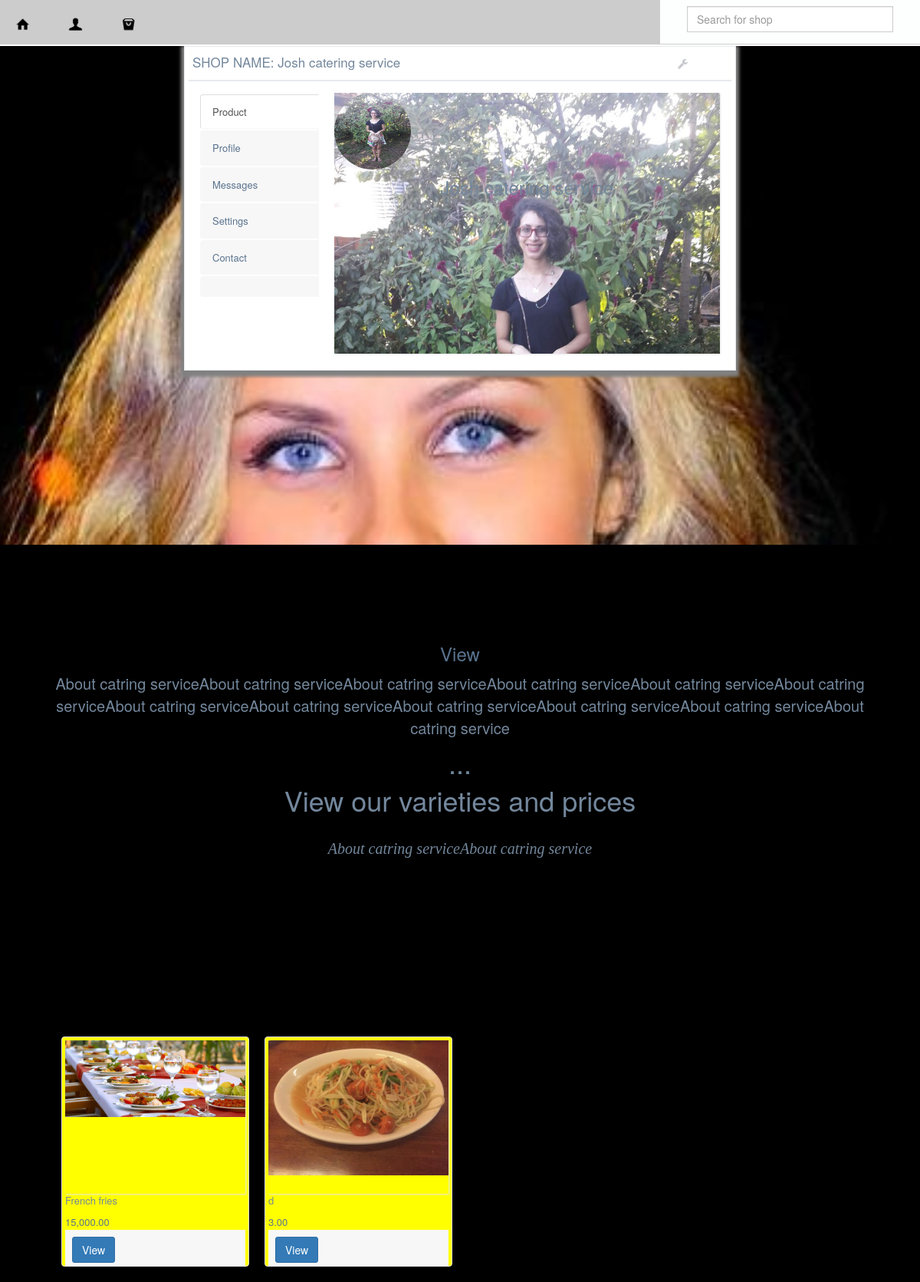
The app's page /catering.php?user=mycatering with its own data.
### tables this page shows
CREATE TABLE `cateringcover` (
  `cateringcover_id` int(225) NOT NULL,
  `user_id` int(225) NOT NULL,
  `user_name` varchar(50) NOT NULL,
  `bannerimage` varchar(200) NOT NULL,
  `about` text NOT NULL,
  `servicedelivery` text NOT NULL,
  `backgroundcolor` varchar(50) NOT NULL,
  `containercolor` varchar(50) NOT NULL,
  `timeposted` timestamp NOT NULL DEFAULT CURRENT_TIMESTAMP
);

CREATE TABLE `shops` (
  `shops_id` int(225) NOT NULL,
  `user_id` int(225) NOT NULL,
  `user_name` varchar(50) NOT NULL,
  `shopname` varchar(100) NOT NULL,
  `shopkey` varchar(50) NOT NULL,
  `typeofbusiness` varchar(50) NOT NULL,
  `phonenumber` int(20) NOT NULL,
  `idnumber` varchar(20) NOT NULL,
  `country` varchar(50) NOT NULL,
  `town` varchar(50) NOT NULL,
  `exactbusinesslocation` varchar(50) NOT NULL,
  `popularname` varchar(50) NOT NULL,
  `orderbutton` varchar(5) NOT NULL,
  `currency` varchar(20) NOT NULL,
  `premium` int(2) NOT NULL DEFAULT '0',
  `timecreated` timestamp NOT NULL DEFAULT CURRENT_TIMESTAMP
);

CREATE TABLE `users` (
  `user_id` int(11) NOT NULL,
  `user_name` varchar(15) NOT NULL,
  `user_email` varchar(40) NOT NULL,
  `user_pass` varchar(255) NOT NULL,
  `first_name` varchar(50) NOT NULL,
  `middle_name` varchar(50) NOT NULL,
  `last_name` varchar(50) NOT NULL,
  `gender` varchar(10) NOT NULL,
  `yearofbirth` int(5) NOT NULL,
  `userphonenumber` varchar(20) NOT NULL,
  `country` varchar(225) NOT NULL,
  `userlocation` varchar(225) NOT NULL,
  `profileimage` varchar(50) NOT NULL,
  `joining_date` timestamp NOT NULL DEFAULT CURRENT_TIMESTAMP
);

CREATE TABLE `catering` (
  `catering_id` int(225) NOT NULL,
  `user_id` int(225) NOT NULL,
  `user_name` varchar(50) NOT NULL,
  `cateringservice` varchar(225) NOT NULL,
  `cateringserviceprice` varchar(20) NOT NULL,
  `cateringserviceimage` varchar(100) NOT NULL,
  `timeposted` timestamp NOT NULL DEFAULT CURRENT_TIMESTAMP
);

### headersession.php (called while the page is built, shortened)
<?php
	require_once ("database/class.user.php");
	$auth_user = new USER();
?>

### database/class.user.php (called while the page is built, shortened)
<?php
class USER
{
	private $conn;
	public function __construct()
	{
		$database = new Database();
		$db = $database->dbConnection();
		$this->conn = $db;
    }
	public function runQuery($sql)
	{
		$stmt = $this->conn->prepare($sql);
		return $stmt;
	}
}
?>

### catering.php (the view, shortened to what this page needs)
<?php require_once 'header.php'; ?>
<?php require_once 'navigation.php'; ?>
<?php
    if(isset($_GET['user'])) {
    $user = $_GET['user'];
?>
<?php
    $stmt = $auth_user->runQuery("
        SELECT *
                        FROM    `users`
                        JOIN    `shops`
                        ON      `users`.`user_id`=`shops`.`user_id`
                        WHERE   `shops`.`user_name` = '$user'
                        ");
    $stmt->execute(array());
    $shops=$stmt->fetchAll(PDO::FETCH_OBJ);
    foreach ($shops as $shop) {
        ?>
<?php
    $stmt = $auth_user->runQuery("SELECT * FROM cateringcover WHERE `user_name` = '$shop->user_name' ");
    $stmt->execute(array());
    $cateringcover=$stmt->fetchAll(PDO::FETCH_OBJ);
    foreach ($cateringcover as $cateringcover) {
        ?>
<div class="container body" style="margin-top:60px;">
    <div class="main_container">
        <div class="right_col" role="main" style="background:<?php echo $cateringcover->backgroundcolor; ?>;">
            <div class="mycover" style="min-height:650px;width:100%;background:cover;">
                <div class="tab-content">
                    <div class="tab-pane active" id="home">
                        <div class="image  view-first" style="max-height:100%;width:100%;display: block;overflow:hidden;">
                            <div class=" no-caption">
                                <div class="" style="width:60%;margin-left:auto;margin-right:auto;">
                                    <div class="x_panel" id="mypagecard" style="height:;">
                                        <div class="x_title">
                                            <h2>SHOP NAME: <?php echo $shop->shopname; ?> </h2>
                                            <ul class="nav navbar-right panel_toolbox">
                                                <li class="dropdown">
                                                <a href="#" class="dropdown-toggle" data-toggle="dropdown" role="button" aria-expanded="false"><i class="fa fa-wrench"></i></a>
                                                </li>
                                            </ul>
                                            <div class="clearfix"></div>
                                        </div>
                                        <div class="x_content">
                                            <div class="col-sm-3 col-md-3 col-xs-12">
                                                <ul class="nav nav-tabs tabs-left">
                                                    <li class="active"><a href="#home" data-toggle="tab">Product</a>
                                                    </li>
                                                    <li><a href="#profile" data-toggle="tab">Profile</a>
                                                    </li>
                                                    <li><a href="#messages" data-toggle="tab">Messages</a>
                                                    </li>
                                                    <li><a href="#settings" data-toggle="tab">Settings</a>
                                                    </li>
                                                    <li><a href="log-in.php?url=<?php echo base64_encode('contact/'.$shop->user_name); ?>">Contact</a>
                                                    </li>
                                                    <li><a data-toggle=""><?php require_once 'includes/body/forms/addtocycle.php'; ?></a>
                                                        </li>
                                                </ul>
                                            </div>
                                            <div class="col-sm-9 col-md-9 col-xs-12" style="height:350px;">
                                                <div class="tab-content">
                                                    <div class="tab-pane active" id="home">
                                                        <div class="image view view-first" style="height:340px;width:auto;display: block;overflow:hidden;background:url('<?php echo $shop->profileimage; ?>') no-repeat;background-size:cover;">
                                                          <img src="<?php echo $shop->profileimage; ?>" alt="img"  style="height:100px;width:100px;border-radius:100px;"/>
                                                                <h3><?php echo $shop->shopname; ?></h3>
                                                            </div>
                                                    </div>
                                                </div>
                                            </div>
                                        </div>
                                    </div>
                                </div>
                            </div>
                        </div>
                    </div>
                </div>
            </div>
            <div class="">
                <div class="row" style="margin-top:-100px;width:90%;margin-left:auto;margin-right:auto;" id="">
                    <br />
                    <div class="col-md-12 col-sm-12">
                        <div class="" style="height:300px;">
                            <div class="image  view-first" style="height:200px;">
                            </div>
                                <h3><center><a href="cateringorder/<?php echo $shop->user_name; ?>">View</a></center></h3>
                                <p><center style="font-size:20px;"><?php echo $cateringcover->about; ?></center>
                                </p>
                                <h1><center>...</center></h1>
                                <h1><center>View our varieties and prices</center></h1><br />
                                    <div class="col-md-12 col-sm-12">
                                        <i style="font-size:20px;font-family:fantasy;"><center><?php echo $cateringcover->servicedelivery; ?></center></i><br />
                                    </div>
                        </div>
                    </div>
                </div>
            </div>
            <div class="">
                <div class="row" style="margin-top:-100px;width:90%;margin-left:auto;margin-right:auto;" >
                    <br />
                    <div class="col-md-12 col-sm-12">
                        <div class="" style="height:300px;">
                            <div class="image  view-first" style="height:200px;">
                            </div>
                                <?php
                                $stmt = $auth_user->runQuery("SELECT * FROM catering WHERE `user_name` = '$user' ");
                                $stmt->execute(array());
                                $catering=$stmt->fetchAll(PDO::FETCH_OBJ);
                                foreach ($catering as $catering) {
                                    ?>
                                    <div class="col-md-3 col-sm-3">
                                        <div class="thumbnail" style="height:300px;background:<?php echo $cateringcover->containercolor; ?>;">
                                            <div class="image view view-first" style="height:200px;">
                                                <img style="width: 100%; display: block;" src="<?php echo $catering->cateringserviceimage; ?>" alt="image" style="height:250px;width:100%;"/>
                                            </div>
                                            <div class="mask">
                                                    <p><?php echo $catering->cateringservice; ?></p>
                                                    <div class="tools tools-bottom">
                                                        <a><?php echo $shop->currency.' '; ?><?php echo number_format($catering->cateringserviceprice, 2); ?></a><br />
                                                    </div>
                                                </div>
                                            <div class="caption">
                                                <p>
                                                <a class="btn btn-primary" href="cateringservice/<?php echo $shop->user_name; ?>/<?php echo $catering->catering_id; ?>">View</a>
                                                </p>
                                            </div>
                                        </div>
                                    </div>
                                    <?php
                                }
                                ?>
                        </div>
                    </div>
                </div>
            </div>
        </div>
    </div>
</div>
        <?php
    }
?>
         <?php
    }
?>
<?php
}
?>
  </body>
</html>

### css/mystyle.css (style rules this page uses)
a { text-decoration:none; list-style:none; }
ul li { list-style:none; text-decoration:none; }
p { text-align:justify; text-align:justify; }

### header.php (style rules this page uses)
#mypagecard { box-shadow:0px 4px 4px 4px grey;padding:5px; }

### records on screen
shops: shopname "Josh catering service"
cateringcover: user.profileimage (picture), about "About catring serviceAbout catring serviceAbout catring serviceAbout catring serviceAbout catring serviceAbout catring serviceAbout catring serviceAbout catring serviceAbout catring serviceAbout catring serviceAbout catring serviceAbout catring service", servicedelivery "About catring serviceAbout catring service"
catering: cateringserviceimage (picture), cateringservice "French fries", cateringserviceprice "15,000.00"
catering: cateringserviceimage (picture), cateringservice "d", cateringserviceprice "3.00"
